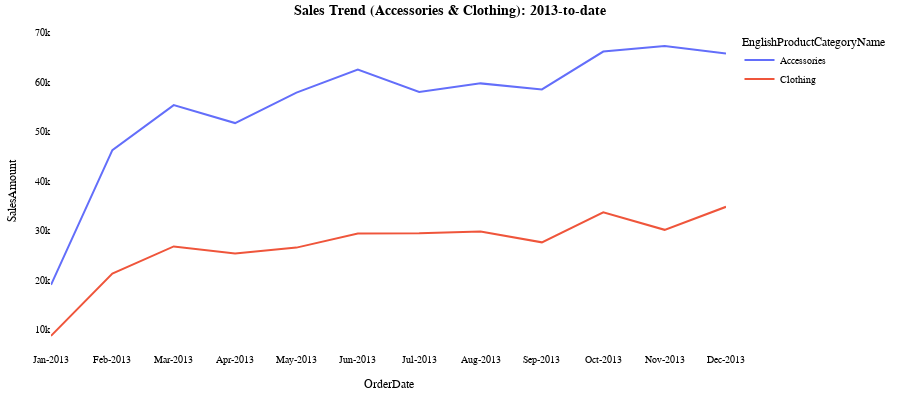

Notebook source saved alongside this figure:
### Code cell
accessories_clothing_sales = df_sales.query("EnglishProductCategoryName!='Bikes'")

accessories_clothing_sales.OrderDate = pd.Categorical(
    accessories_clothing_sales.OrderDate, 
    categories=categories,
    ordered=True
)
accessories_clothing_sales.sort_values('OrderDate', inplace=True)

fig = px.line(
    accessories_clothing_sales, 
    x="OrderDate", 
    y="SalesAmount", 
    color="EnglishProductCategoryName"
)
fig.update_layout(
    margin=dict(t=30,b=20,l=20,r=20),
    title="<b>Sales Trend (Accessories & Clothing): 2013-to-date</b>",
    title_x=0.5,
    paper_bgcolor='white',
    plot_bgcolor='white',
    height=400,
    font=dict(
        family="Arial",
        size=10,
        color="black",
    ),
    showlegend=True
)
pio.show(fig)

### Figure 1 — Plotly figure (JSON) as saved in the notebook; plotly's stock layout.template omitted (floating-point values rounded to 4 significant figures)
{"data": [{"hovertemplate": "EnglishProductCategoryName=Accessories<br>OrderDate=%{x}<br>SalesAmount=%{y}<extra></extra>", "legendgroup": "Accessories", "line": {"color": "#636efa", "dash": "solid"}, "mode": "lines", "name": "Accessories", "orientation": "v", "showlegend": true, "type": "scatter", "x": ["Jan-2013", "Feb-2013", "Mar-2013", "Apr-2013", "May-2013", "Jun-2013", "Jul-2013", "Aug-2013", "Sep-2013", "Oct-2013", "Nov-2013", "Dec-2013", null], "xaxis": "x", "y": [19050.0, 46250.0, 55340.0, 51720.0, 57880.0, 62530.0, 58000.0, 59740.0, 58520.0, 66170.0, 67270.0, 65780.0, 30370.0], "yaxis": "y"}, {"hovertemplate": "EnglishProductCategoryName=Clothing<br>OrderDate=%{x}<br>SalesAmount=%{y}<extra></extra>", "legendgroup": "Clothing", "line": {"color": "#EF553B", "dash": "solid"}, "mode": "lines", "name": "Clothing", "orientation": "v", "showlegend": true, "type": "scatter", "x": ["Jan-2013", "Feb-2013", "Mar-2013", "Apr-2013", "May-2013", "Jun-2013", "Jul-2013", "Aug-2013", "Sep-2013", "Oct-2013", "Nov-2013", "Dec-2013", null], "xaxis": "x", "y": [8729.0, 21310.0, 26790.0, 25400.0, 26560.0, 29430.0, 29490.0, 29840.0, 27630.0, 33680.0, 30150.0, 34810.0, 15320.0], "yaxis": "y"}], "layout": {"font": {"color": "black", "family": "Arial", "size": 10}, "height": 400, "legend": {"title": {"text": "EnglishProductCategoryName"}, "tracegroupgap": 0}, "margin": {"b": 20, "l": 20, "r": 20, "t": 30}, "paper_bgcolor": "white", "plot_bgcolor": "white", "showlegend": true, "title": {"text": "<b>Sales Trend (Accessories & Clothing): 2013-to-date</b>", "x": 0.5}, "xaxis": {"anchor": "y", "domain": [0, 1], "title": {"text": "OrderDate"}}, "yaxis": {"anchor": "x", "domain": [0, 1], "title": {"text": "SalesAmount"}}}}
